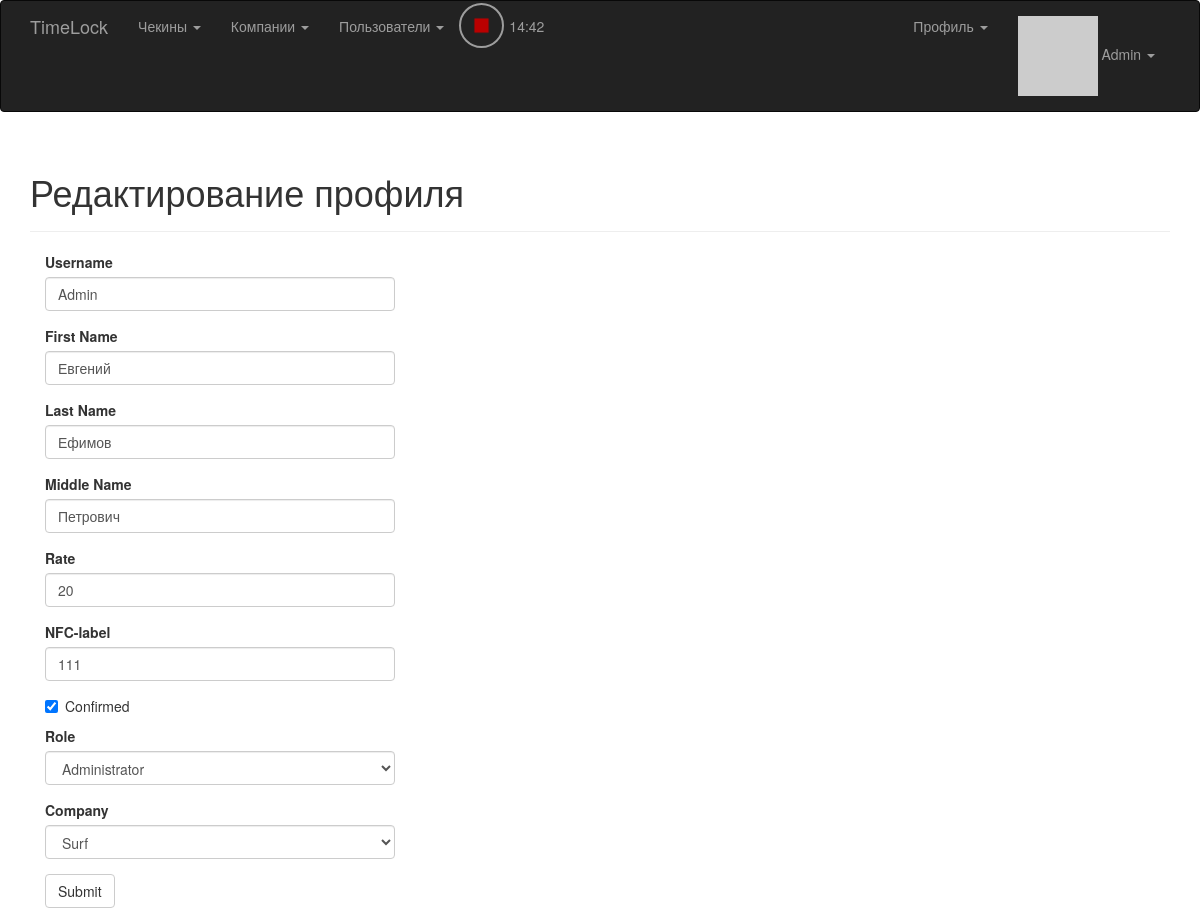
The page /edit_profile_admin/1 (signed in) on the database its author committed.
### app/model.py (models this page shows, shortened)
class User(UserMixin, db.Model):
    __tablename__ = 'users'
    id = db.Column(db.Integer, primary_key = True)
    email = db.Column(db.String(64), unique = True, index = True)
    username = db.Column(db.String(64), unique = True, index = True)
    password_hash = db.Column(db.String(128))
    confirmed = db.Column(db.Boolean, default = False)
    nfc_label = db.Column(db.String(64), unique = True, index = True)
    first_name = db.Column(db.String(64))
    middle_name = db.Column(db.String(64))
    last_name = db.Column(db.String(64))
    member_since = db.Column(db.DateTime(), default = datetime.utcnow)
    last_seen = db.Column(db.DateTime(), default = datetime.utcnow)
    avatar_hash = db.Column(db.String(32))
    rate = db.Column(db.Integer, default = 40)
    role_id = db.Column(db.Integer, db.ForeignKey('roles.id'))
    company_id = db.Column(db.Integer, db.ForeignKey('companies.id'))
    checkins = db.relationship('Checkin', backref = 'user', lazy = 'dynamic')
    timeCaches = db.relationship('TimeCache', backref = 'user', lazy = 'dynamic')
    posts = db.relationship('Post', backref = 'author', lazy = 'dynamic')
    notes = db.relationship('Note', backref = 'author', lazy = 'dynamic')
    @property
    def password(self):
        raise AttributeError('password is not a readable attribute')
    def can(self, permissions):
        return self.role is not None and (self.role.permissions & permissions) == permissions
    def is_administrator(self):
        return self.can(Permission.ADMINISTER)
    def ping(self):
        self.last_seen = datetime.utcnow()
        db.session.add(self)
    def gravatar(self, size = 100, default = 'retro', rating ='g'):
        if request.is_secure:
            url = 'https://secure.gravatar.com/avatar'
        else:
            url = 'http://www.gravatar.com/avatar'
        hash = self.avatar_hash or hashlib.md5(self.email.encode('utf-8')).hexdigest()
        return '{url}/{hash}?s={size}&d={default}&r={rating}'.format(url = url, hash = hash, size = size, default = default, rating = rating)

### app/main/views.py (the view, shortened to what this page needs)
@main.route('/edit_profile_admin/<int:id>', methods = ['GET', 'POST'])
@login_required
@admin_required
def edit_profile_admin(id):
    user = User.query.get_or_404(id)
    form = EditProfileAdminForm(user = user)
    form.username.data = user.username
    form.first_name.data = user.first_name
    form.last_name.data = user.last_name
    form.middle_name.data = user.middle_name
    form.rate.data = user.rate
    form.role.data = user.role_id
    form.company.data = user.company_id
    form.nfc_label.data = user.nfc_label
    form.confirmed.data = user.confirmed
    return render_template('edit_profile.html', form = form, user = user)

### app/main/forms.py (shortened to what this page needs)
class EditProfileAdminForm(Form):
    username = StringField('Username', validators = [Required(), Length(1, 64), Regexp('^[A-Za-z][A-Za-z0-9_.]*$', 0, 'Usernames must have only letters, numbers, dots or underscores')])
    first_name = StringField('First Name', validators = [Length(0, 64)])
    last_name = StringField('Last Name', validators = [Length(0, 64)])
    middle_name = StringField('Middle Name', validators = [Length(0, 64)])
    rate = StringField('Rate', validators = [Required(), Length(1, 2)])
    nfc_label = StringField('NFC-label', validators = [Length(0, 64)])
    confirmed = BooleanField('Confirmed')
    role = SelectField('Role', coerce = int)
    company = SelectField('Company', coerce = int)
    submit = SubmitField('Submit')
    def __init__(self, user, *args, **kwargs):
        super(EditProfileAdminForm, self).__init__(*args, **kwargs)
        self.role.choices = [(role.id, role.name) for role in Role.query.order_by(Role.name).all()]
        self.company.choices = [(company.id, company.company_name) for company in Company.query.order_by(Company.company_name).all()]
        self.user = user

### app/auth/views.py (called while the page is built)
@auth.before_app_request
def before_request():
    if current_user.is_authenticated:
        current_user.ping()

### app/checkin/__init__.py (called while the page is built)
@checkin.app_context_processor
def inject_permissions():
    return dict(Permission = Permission)

### app/main/__init__.py (called while the page is built)
@main.app_context_processor
def inject_permissions():
    return dict(Permission = Permission)

### app/model.py (called while the page is built)
@login_manager.user_loader
def load_user(user_id):
    return User.query.get(int(user_id))

### app/timelock_utils.py (called while the page is built)
def render_template(tmpl_name, **kwargs):
	checkin = get_last_checkin_in_current_day()
	current_work_time = None
	if checkin is not None:
		hours = checkin.time.hour
		minutes = checkin.time.minute
		current_work_time = hours * 60 + minutes
	return flask.render_template(tmpl_name, current_work_time = current_work_time, **kwargs)

def get_last_checkin_in_current_day():
	today = datetime.now().date()
	tomorrow = today + timedelta(days = 1)
	if not current_user.is_authenticated:
		return None
	query = Checkin.query.filter_by(user_id = current_user.id).filter(Checkin.time.between(today, tomorrow)).order_by(desc(Checkin.time))
	checkin = query.first()
	if query.count() % 2 == 1:
		return checkin
	else:
		return None

### app/templates/edit_profile.html (shortened to what this page needs)
{% extends "base.html" %}
{% import "bootstrap/wtf.html" as wtf %}
{% block page_content %}
<div class="page-header">
	<h1>Редактирование профиля</h1>
</div>
<div class="col-md-4">
	{{ wtf.quick_form(form) }}
</div>
{% endblock %}

### app/templates/base.html (shortened to what this page needs)
{% extends "bootstrap/base.html" %}
{% block head %}
{{ super() }}
<link rel="stylesheet" type="text/css" href="{{ url_for('static', filename='styles.css') }}">
<link rel="stylesheet" type="text/css" href="{{ url_for('static', filename='styles_checkin.css') }}">
<link rel="stylesheet" type="text/css" href="{{ url_for('static', filename='styles_play_button.css') }}">
{% endblock %}
{% block navbar %}
<div class="navbar navbar-inverse" role="navigation">
	<div class="container">
		<div class="navbar-header">
			<a class="navbar-brand" href="/">TimeLock</a>
		</div>
		<div class="navbar-collapse collapse">
			<ul class="nav navbar-nav">
				{% if current_user.is_authenticated %}
	    			<li class="dropdown">
	                    <a href="#" class="dropdown-toggle" data-toggle="dropdown">Чекины <b class="caret"></b>
	                    </a>
                	</li>
                	{% if current_user.is_administrator() %}
	                	<li class="dropdown">
		                    <a href="#" class="dropdown-toggle" data-toggle="dropdown">Компании <b class="caret"></b>
		                    </a>
	                	</li>
	                	<li class="dropdown">
		                    <a href="#" class="dropdown-toggle" data-toggle="dropdown">Пользователи <b class="caret"></b>
		                    </a>
	                	</li>
               		{% endif %}
               		<li>
               			<div class="button-play">
							<a href="{{ url_for('checkin.checkin_with_current_time') }}">
								{% if current_work_time %}
									<img src="{{ url_for('static', filename='square.png') }}"> <div class="play-button-description" id="current_work_display"></div>
								{% else %}
									<img src="{{ url_for('static', filename='play.png') }}"> <div class="play-button-description">Начать работу</div>
								{% endif %}
							</a>
						</div>
               		</li>
	    	    {% endif %}
			</ul>
			<ul class="nav navbar-nav navbar-right">
				{% if current_user.is_authenticated %}
					<li><a href="/"> </a></li>
					<li class="dropdown">
	                    <a href="#" class="dropdown-toggle" data-toggle="dropdown">Профиль <b class="caret"></b>
	                    </a>
                	</li>
	    			<li class="dropdown">
	                    <a href="#" class="dropdown-toggle" data-toggle="dropdown">
	                    	<img src="{{ current_user.gravatar(size=18) }}">
	                    	{{ current_user.username }} <b class="caret"></b>
	                    </a>
                	</li>
	    		{% else %}
	    			<li><a href="{{ url_for('auth.login') }}">Login</a></li>
	    		{% endif %}
			</ul>
		</div>
	</div>
</div>
{% endblock %}
{% block content %}
<div class="container">
	{% block page_content %}{% endblock %}
</div>
{% endblock %}

### app/static/styles_play_button.css (style rules this page uses)
div.button-play { position: absolute; top: 2px; height: 45px; }
.button-play a { color: #9d9d9d; text-decoration: none; }
.button-play a img { width: 45px; height: 45px; padding: 10px 10px; background-color: transparent; border-radius: 100%; border: 2px solid #9d9d9d; }
div.play-button-description { position: relative; width: 100px; top: -32px; left: 50px; }

### rows shown on the page
User: username "Admin", first_name "Евгений", last_name "Ефимов", middle_name "Петрович", rate "20", nfc_label "111", confirmed "☑", role "Administrator", company "Surf"
